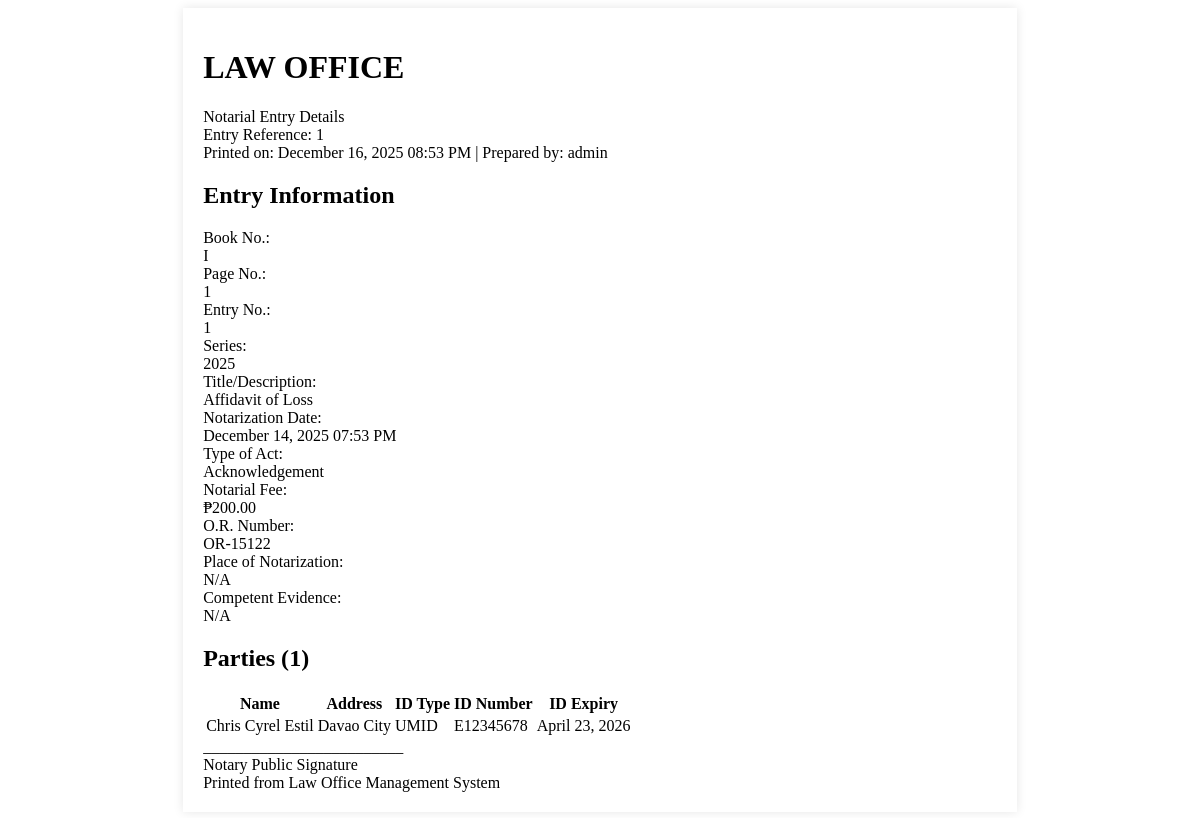
The page /notarial-entries/1/print (signed in) on the database as committed earlier.
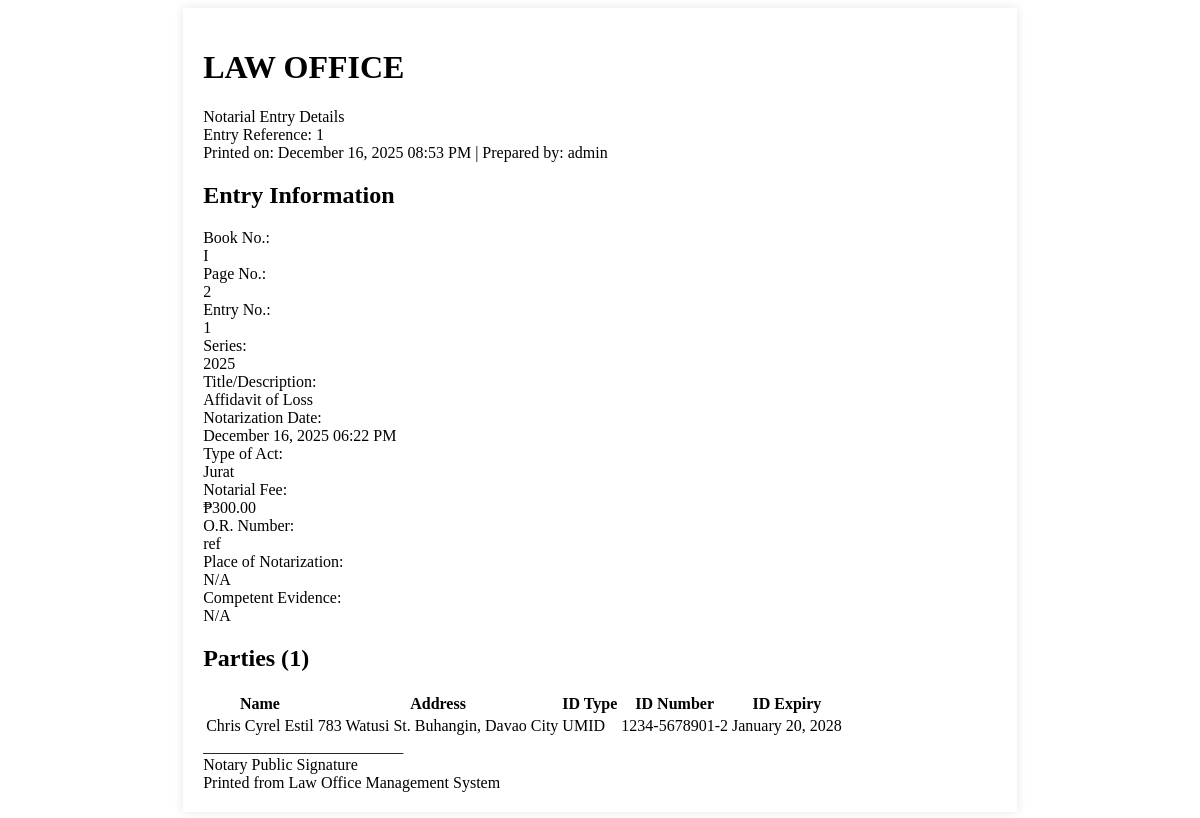
The same page on the database as committed later.
### app/models/notarial_entry_mdl.py (models this page shows, shortened)
class NotarialEntry(db.Model, SoftDeleteMixin):
    __tablename__ = 'notarial_entries'
    id = db.Column(db.Integer, primary_key=True)
    not_entry_num = db.Column(db.String(255), nullable=False)
    not_page_num = db.Column(db.String(255), nullable=False)
    not_book_num = db.Column(db.String(255), nullable=False)
    not_series = db.Column(db.Integer, nullable=False)
    not_title = db.Column(db.String(255), nullable=False)
    not_date = db.Column(db.DateTime, nullable=False, default=lambda: datetime.now(PHT))
    not_type_act = db.Column(db.String(255), nullable=False)
    not_fee = db.Column(Numeric(10, 2), nullable=False)
    not_fee_or = db.Column(db.String(255), nullable=True)
    not_other_place = db.Column(db.String(255), nullable=True)
    not_comp_evidence_id = db.Column(db.String(150), nullable=True)
    transaction_item_id = db.Column(db.Integer, db.ForeignKey('transaction_items.id'), nullable=True)
    transaction_status = db.Column(db.String(50), default='no_transaction')  # no_transaction, unpaid, paid
    transaction_item = db.relationship('TransactionItem',
                                     foreign_keys=[transaction_item_id],
                                     backref='notarial_entries',  # Changed from 'notary_entries'
                                     lazy=True)

class NotarialEntryParty(db.Model):
    __tablename__ = 'notarial_entry_parties'
    id = db.Column(db.Integer, primary_key=True)
    notarial_entry_id = db.Column(db.Integer, db.ForeignKey('notarial_entries.id'), nullable=False)
    party_name = db.Column(db.String(150), nullable=False)
    party_address = db.Column(db.String(150), nullable=False)
    citizenship = db.Column(db.String(50), nullable=True, default='Filipino')
    party_id_type = db.Column(db.String(50), nullable=True) # e.g., Passport, Drivers License
    party_id_number = db.Column(db.String(50), nullable=True)
    party_id_expiry = db.Column(db.Date, nullable=True)
    notarial_entry = db.relationship('NotarialEntry', backref='parties', lazy=True)

### app/routes/notarial_entries_routes.py (the view)
@notarial_entries_bp.route('/<int:entry_id>/print')
@staff_or_admin_required
@login_required
def print_entry(entry_id):
    from app.services.print_service import PrintService
    print_data = PrintService.generate_notarial_print_data(entry_id)
    if not print_data:
        flash('Notarial entry not found!', 'error')
        return redirect(url_for('notarial_entries.notarial_entries_page'))
    print_data['prepared_by'] = current_user.full_name if hasattr(current_user, 'full_name') else current_user.username
    return render_template('notarial_entry_print.html', **print_data)

### app/models/user_model.py (called while the page is built)
    @property
    def full_name(self):
        return self.username

### app/utils/permissions.py (called while the page is built)
def staff_or_admin_required(f):
    @wraps(f)
    def decorated_function(*args, **kwargs):
        if not current_user.is_authenticated:
            flash('Please login to access this page.', 'error')
            return redirect(url_for('auth.login'))
        if current_user.role not in ['admin', 'staff']:
            flash('Staff or Administrator access required.', 'error')
            return redirect(url_for('dashboard.dashboard_page'))
        return f(*args, **kwargs)
    return decorated_function

### app/templates/notarial_entry_print.html (shortened to what this page needs)
<!DOCTYPE html>
<html lang="en">
<head>
</head>
<body>
    <div class="print-container">
        <div class="print-header">
            <h1 class="print-title">LAW OFFICE</h1>
            <div class="print-subtitle">Notarial Entry Details</div>
            <div class="print-subtitle">Entry Reference: {{ entry_number }}</div>
            <div class="print-meta">
                Printed on: {{ print_date }} | Prepared by: {{ prepared_by }}
            </div>
        </div>
        <div class="print-section">
            <h2 class="print-section-title">Entry Information</h2>
            <div class="print-row">
                <div class="print-label">Book No.:</div>
                <div class="print-value">{{ book_number }}</div>
            </div>
            <div class="print-row">
                <div class="print-label">Page No.:</div>
                <div class="print-value">{{ page_number }}</div>
            </div>
            <div class="print-row">
                <div class="print-label">Entry No.:</div>
                <div class="print-value">{{ entry_number }}</div>
            </div>
            <div class="print-row">
                <div class="print-label">Series:</div>
                <div class="print-value">{{ series }}</div>
            </div>
            <div class="print-row">
                <div class="print-label">Title/Description:</div>
                <div class="print-value">{{ title }}</div>
            </div>
            <div class="print-row">
                <div class="print-label">Notarization Date:</div>
                <div class="print-value">{{ date }}</div>
            </div>
            <div class="print-row">
                <div class="print-label">Type of Act:</div>
                <div class="print-value">{{ type_of_act }}</div>
            </div>
            <div class="print-row">
                <div class="print-label">Notarial Fee:</div>
                <div class="print-value">₱{{ "%.2f"|format(fee) }}</div>
            </div>
            <div class="print-row">
                <div class="print-label">O.R. Number:</div>
                <div class="print-value">{{ or_number }}</div>
            </div>
            {% if other_place %}
            <div class="print-row">
                <div class="print-label">Place of Notarization:</div>
                <div class="print-value">{{ other_place }}</div>
            </div>
            {% endif %}
            {% if competent_evidence %}
            <div class="print-row">
                <div class="print-label">Competent Evidence:</div>
                <div class="print-value">{{ competent_evidence }}</div>
            </div>
            {% endif %}
        </div>
        <div class="print-section">
            <h2 class="print-section-title">Parties ({{ parties|length }})</h2>
            <table class="print-table">
                <thead>
                    <tr>
                        <th>Name</th>
                        <th>Address</th>
                        <th>ID Type</th>
                        <th>ID Number</th>
                        <th>ID Expiry</th>
                    </tr>
                </thead>
                <tbody>
                    {% for party in parties %}
                    <tr>
                        <td>{{ party.name }}</td>
                        <td>{{ party.address }}</td>
                        <td>{{ party.id_type }}</td>
                        <td>{{ party.id_number }}</td>
                        <td>{{ party.id_expiry if party.id_expiry else 'N/A' }}</td>
                    </tr>
                    {% endfor %}
                </tbody>
            </table>
        </div>
        <div class="print-footer">
            <div>_________________________</div>
            <div>Notary Public Signature</div>
            <div>Printed from Law Office Management System</div>
        </div>
    </div>
</body>
</html>

Rows that differ between the two databases and show on the page:
changed NotarialEntry "Affidavit of Loss": not_type_act "Acknowledgement" → "Jurat"; not_fee_or "OR-15122" → "ref"
changed NotarialEntryParty "Chris Cyrel Estil": address "Davao City" → "783 Watusi St. Buhangin, Davao City"; id_number "E12345678" → "1234-5678901-2"; party_id_expiry "April 23, 2026" → "January 20, 2028"
Other text that changed with them:
{{ page_number }}: "1" → "2"
{{ date }}: "December 14, 2025 07:53 PM" → "December 16, 2025 06:22 PM"
{{ "%.2f"|format(fee) }}: "200.00" → "300.00"
